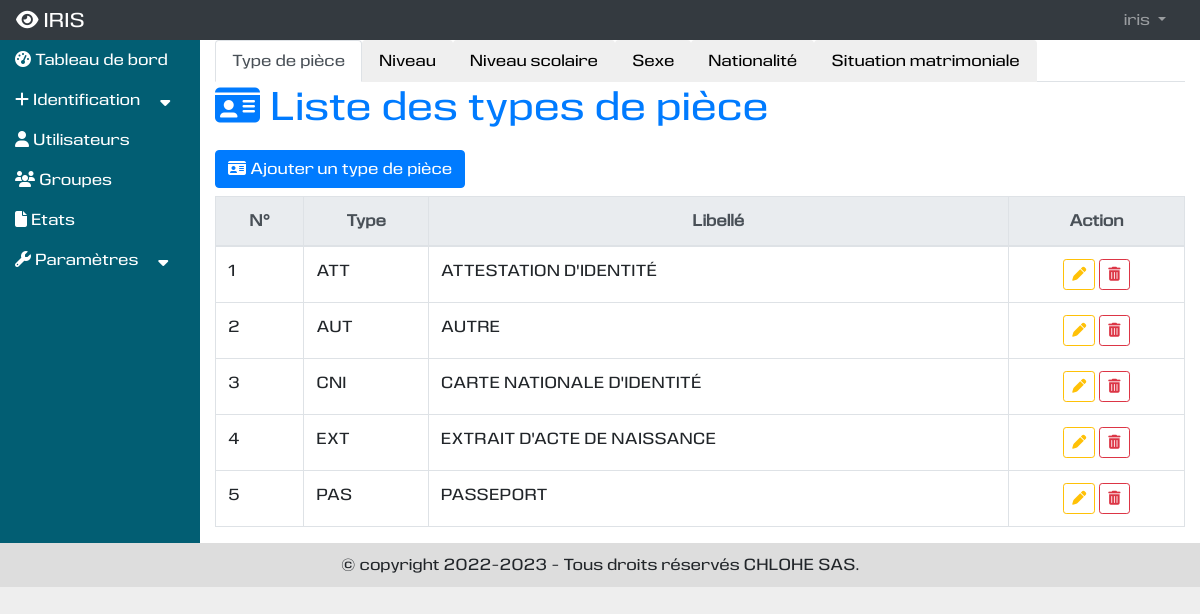
Page /etatcivil/ (signed in) on the committed database.
### etatcivil/models.py (models this page shows, shortened)
class TypePiece(models.Model):
    type = models.CharField(max_length=100, unique=True)
    libelle = models.CharField(max_length=250, verbose_name="Libellé", unique=True)

### etatcivil/views.py (the view)
# urls.py: path('', views.etatcivil, name = 'etatcivil'),
@login_required
@permission_required('vieprofessionnelle.view_membre', raise_exception=True)
def etatcivil(request):
    typepieces = TypePiece.objects.all().order_by("libelle")
    niveaux = Niveau.objects.all().order_by("id")
    niveauscolaires = NiveauScolaire.objects.all().order_by("id")
    sexes = Sexe.objects.all().order_by("id")
    nationalites = Nationalite.objects.all().order_by("nationalite")
    situations = SituationMatrimoniale.objects.all().order_by("id")
    active_typepiece = ['','false','']
    active_niveau = ['','false','']
    active_niveauscolaire = ['','false','']
    active_sexe = ['','false','']
    active_nationalite = ['','false','']
    active_situation = ['','false','']
    if _active_onglet == "typepiece":
        active_typepiece =  ['active', 'true', 'show active']
    elif _active_onglet == "niveau":
        active_niveau =  ['active', 'true', 'show active']
    elif _active_onglet == "niveauscolaire":
        active_niveauscolaire =  ['active', 'true', 'show active']
    elif _active_onglet == "sexe":
        active_sexe =  ['active', 'true', 'show active']
    elif _active_onglet == "nationalite":
        active_nationalite =  ['active', 'true', 'show active']
    elif _active_onglet == "situation":
        active_situation =  ['active', 'true', 'show active']
    else:
        active_typepiece =  ['active', 'true', 'show active']
    context = {
        "titre" : "Etat civil",
        "typepieces" : typepieces,
        "niveaux" : niveaux,
        "niveauscolaires" : niveauscolaires,
        "sexes" : sexes,
        "nationalites" : nationalites,
        "situations" : situations,
        "active_typepiece": active_typepiece,
        "active_niveau": active_niveau,
        "active_niveauscolaire": active_niveauscolaire,
        "active_sexe": active_sexe,
        "active_nationalite": active_nationalite,
        "active_situation": active_situation,
    }
    return render(request, "etatcivil/etatcivil.html", context)

### etatcivil/templates/etatcivil/etatcivil.html (shortened to what this page needs)
{% extends 'utilisateur/base.html' %}
{% load static %}
{% block tableau_de_bord %}
<div>
  <ul class="nav nav-tabs" id="myTab" role="tablist">
    <li class="nav-item" role="presentation">
      <button class="nav-link {{active_typepiece|first}}" id="typepiece-tab" data-toggle="tab" data-target="#typepiece" type="button" role="tab" aria-controls="typepiece" aria-selected="{{ active_typepiece|slice:'1:2'|first }}">
        Type de pièce
      </button>
    </li>
    <li class="nav-item" role="presentation">
      <button class="nav-link {{active_niveau|first}}" id="niveau-tab" data-toggle="tab" data-target="#niveau" type="button" role="tab" aria-controls="niveau" aria-selected="{{ active_niveau|slice:'1:2'|first }}">
        Niveau
      </button>
    </li>
    <li class="nav-item" role="presentation">
      <button class="nav-link {{active_niveauscolaire|first}}" id="scolaire-tab" data-toggle="tab" data-target="#scolaire" type="button" role="tab" aria-controls="scolaire" aria-selected="{{ active_niveauscolaire|slice:'1:2'|first }}">
        Niveau scolaire
      </button>
    </li>
    <li class="nav-item" role="presentation">
      <button class="nav-link {{active_sexe|first}}" id="sexe-tab" data-toggle="tab" data-target="#sexe" type="button" role="tab" aria-controls="sexe" aria-selected="{{ active_sexe|slice:'1:2'|first }}">
        Sexe
      </button>
    </li>
    <li class="nav-item" role="presentation">
      <button class="nav-link {{active_nationalite|first}}" id="nationalite-tab" data-toggle="tab" data-target="#nationalite" type="button" role="tab" aria-controls="nationalite" aria-selected="{{ active_nationalite|slice:'1:2'|first }}">
        Nationalité
      </button>
    </li>
    <li class="nav-item" role="presentation">
      <button class="nav-link {{active_situation|first}}" id="situation-tab" data-toggle="tab" data-target="#situation" type="button" role="tab" aria-controls="situation" aria-selected="{{ active_situation|slice:'1:2'|first }}">
        Situation matrimoniale
      </button>
    </li>
  </ul>
  <div class="tab-content" id="myTabContent">
    <div class="tab-pane fade {{ active_typepiece|last }}" id="typepiece" role="tabpanel" aria-labelledby="typepiece-tab">
      <div>
        <h1 class="mb-3 text-primary"><i class="fas fa-id-card"></i> Liste des types de pièce</h1>
        <h3><a class="btn btn-primary" data-toggle="modal" data-target="#typepieceModal" data-backdrop="static"><i class="fas fa-id-card"></i> Ajouter un type de pièce</a></h3>
        <div class="row">
            <div class="col-md-12">
                <table class="table  table-bordered table-hover table-responsive-md" id="tabletypepiece">
                    <thead class="text-center">
                        <tr class="thead-light">
                            <th>N°</th>
                            <th>Type</th>
                            <th>Libellé</th>
                            <th>Action</th>
                        </tr>
                    </thead>
                    <tbody>
                        {% for typepiece in typepieces %}
                        <tr>
                            <td>{{forloop.counter}}</td>
                            <td>{{typepiece.type}}</td>
                            <td>{{typepiece.libelle|capfirst}}</td>
                            <td class="text-center">
                                <a class="btn btn-outline-warning btn-sm" title="Modifier" data-toggle="modal" data-target="#typepiecemodifierModal{{typepiece.id}}" data-backdrop="static"><i class="fas fa-pen"></i></a>
                                <button type="button" title="Supprimer" class="btn btn-outline-danger btn-sm" data-toggle="modal" data-target="#typepiecesupprimermodal{{typepiece.id}}" data-backdrop="static"><i class="fas fa-trash-alt"></i></button>
                            </td>
                        </tr>
                        {% empty %}
                            {% include 'etatcivil/ajouter_typepiece.html' %}
                        {% endfor %}
                    </tbody>
                </table>
            </div>
        </div>
      </div>
    </div>
  </div>
</div>
{% endblock %}

### utilisateur/templates/utilisateur/base.html (shortened to what this page needs)
{% extends 'base.html' %}
{% load static %}
{% block contenu %}
<div class="row" id="contenu_index">
    <div class="col-md-2" id="contenu_index_gauche">
        <div>
            <ul class="menu-accordeon">
                <li><a href="{% url 'presentation:index' %}"><i class="fa fa-dashboard"></i> Tableau de bord</a></li>
                <li><a href="#"><i class="fa fa-plus"></i> Identification &nbsp;&nbsp;&nbsp;&nbsp;<i class="fas fa-sort-down"></i></a>
                </li>
                {% if 'auht.add_user' in perms %}
                <li><a href="{% url 'utilisateur:utilisateur' %}"><i class="fa fa-user"></i> Utilisateurs</a></li>
                <li><a href="{% url 'utilisateur:groupe' %}"><i class="fa fa-group"></i> Groupes</a></li>
                <li><a href="{% url 'etat:etat' %}"><i class="fas fa-file"></i> Etats</a></li>
                {% endif %}
                {% if 'vieprofessionnelle.add_membre' in perms %}
                <li>
                    <a href="#"><i class="fa fa-wrench"></i> Paramètres &nbsp;&nbsp;&nbsp;&nbsp;<i class="fas fa-sort-down"></i></a>
                </li>
                {% endif %}
            </ul>
        </div>
    </div>
    <div class="col-md-10" id="contenu_index_droit">
        <div class="row">
            <div class="col-md-12">
                {% block tableau_de_bord %}
                {% endblock %}
            </div>
        </div>
    </div>
</div>
{% endblock %}

### templates/base.html (shortened to what this page needs)
{% load static %}
<!DOCTYPE html>
<html lang="fr">
<head>
    <link rel="stylesheet" href="https://maxcdn.bootstrapcdn.com/bootstrap/4.5.2/css/bootstrap.min.css">
    <link rel="stylesheet" type="text/css" href="https://cdn.datatables.net/v/bs4/jq-3.6.0/jszip-2.5.0/dt-1.12.1/b-2.2.3/b-html5-2.2.3/b-print-2.2.3/datatables.min.css"/>
    <link rel="stylesheet" type="text/css" href="{% static 'css/css.css' %}" />
</head>
<body>
  <div id ="page">
      {% block nas %}
      <div id ="nav">
        {% include 'nav.html' %}
      </div>
      {% endblock %}
    <div id ="contenu" class="container-fluid">
      {% block contenu %}
      {% endblock %}
    </div>
    <div id ="pied_page">
      {% block pied_page %}
        <div class="row" style="margin: 0px;">
            <div class="col-md-6 offset-md-3">
                <p class="text-center">
                    {% now "Y" as annee %}
                </p>
            </div>
        </div>
      {% endblock %}
    </div>
  </div>
</body>
</html>

### templates/nav.html (shortened to what this page needs)
<nav class="navbar navbar-expand-md bg-dark navbar-dark">
  <a class="navbar-brand" href="{% url 'presentation:index' %}"><i class="fas fa-eye"></i> IRIS</a>
  <div class="collapse navbar-collapse" id="collapsNavbar">
    <ul class="navbar-nav">
      {% if not user.is_authenticated %}
      <li class="nav-item">
        <a class="nav-link" href="{% url 'utilisateur:connexion' %}">Connexion</a>
      </li>
      <li class="nav-item">
        <a class="nav-link" href="{% url 'utilisateur:inscription' 0 %}">S'inscrire</a>
      </li>
      {% else %}
      <li class="nav-item dropdown" style="position: relative; z-index:100">
        <a class="nav-link dropdown-toggle" href="#" id="navbardrop" data-toggle="dropdown">
          {{user.get_username}}
        </a>
      </li>
      {% endif %}
    </ul>
  </div>
</nav>

### etatcivil/templates/etatcivil/modifier_typepiece.html (shortened to what this page needs)
{% extends 'etatcivil/ajouter_typepiece.html' %}

### etatcivil/templates/etatcivil/modifier_niveau.html (shortened to what this page needs)
{% extends 'etatcivil/ajouter_niveau.html' %}

### etatcivil/templates/etatcivil/modifier_niveauscolaire.html (shortened to what this page needs)
{% extends 'etatcivil/ajouter_niveauscolaire.html' %}

### etatcivil/templates/etatcivil/modifier_sexe.html (shortened to what this page needs)
{% extends 'etatcivil/ajouter_sexe.html' %}

### etatcivil/templates/etatcivil/modifier_nationalite.html (shortened to what this page needs)
{% extends 'etatcivil/ajouter_nationalite.html' %}

### etatcivil/templates/etatcivil/modifier_situation.html (shortened to what this page needs)
{% extends 'etatcivil/ajouter_situation.html' %}

### static/css/css.css (style rules this page uses)
body { margin: 0px; padding: 0px; background : #EEE; font-family: 'eurocinewebfont'; }
nav { margin: 0px; padding: 0px; padding: 10px 10px 0px 10px; height: 40px; background: #DDD; }
nav div { display: flex; flex-direction: row; flex-wrap: wrap; justify-content: flex-end; }
nav div ul { margin: 0px; padding: 0px; list-style-type: none; }
nav div ul li { display: inline-block; margin-right: 10px; }
nav div ul li a { text-decoration: none; }
#contenu { background: #BBB; }
#contenu h1 { margin: 0px; padding : 0px; }
.menu-accordeon { padding:0; margin:0; list-style:none; }
.menu-accordeon a { display:block; text-decoration: none; color: black; padding: 8px 0; }
#contenu_index_gauche { background: #025E73; }
#contenu_index_gauche a { color: #FFF; transition: 0.5s; transition-property: color; }
#contenu_index_droit { background: white; }
#pied_page { background: #DDD; padding: 10px; }
#pied_page p { margin: 0px; }

### rows in the picture
TypePiece: type "ATT", libelle "ATTESTATION D'IDENTITÉ"
TypePiece: type "AUT", libelle "AUTRE"
TypePiece: type "CNI", libelle "CARTE NATIONALE D'IDENTITÉ"
TypePiece: type "EXT", libelle "EXTRAIT D'ACTE DE NAISSANCE"
TypePiece: type "PAS", libelle "PASSEPORT"

### other values in the picture
{{ user.get_username }} "iris"
